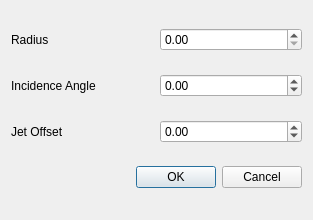
<?xml version="1.0" encoding="UTF-8"?>
<ui version="4.0">
 <class>Dialog</class>
 <widget class="QDialog" name="Dialog">
  <property name="geometry">
   <rect>
    <x>0</x>
    <y>0</y>
    <width>313</width>
    <height>220</height>
   </rect>
  </property>
  <property name="windowTitle">
   <string>Dialog</string>
  </property>
  <layout class="QGridLayout" name="gridLayout">
   <item row="0" column="1">
    <widget class="QDoubleSpinBox" name="radiusSpinBox">
     <property name="maximum">
      <double>150.000000000000000</double>
     </property>
    </widget>
   </item>
   <item row="1" column="0">
    <widget class="QLabel" name="label_2">
     <property name="text">
      <string>Incidence Angle</string>
     </property>
    </widget>
   </item>
   <item row="3" column="0" colspan="2">
    <widget class="QDialogButtonBox" name="buttonBox">
     <property name="orientation">
      <enum>Qt::Horizontal</enum>
     </property>
     <property name="standardButtons">
      <set>QDialogButtonBox::Cancel|QDialogButtonBox::Ok</set>
     </property>
    </widget>
   </item>
   <item row="2" column="0">
    <widget class="QLabel" name="label_3">
     <property name="text">
      <string>Jet Offset</string>
     </property>
    </widget>
   </item>
   <item row="1" column="1">
    <widget class="QDoubleSpinBox" name="thetaSpinBox">
     <property name="minimum">
      <double>-180.000000000000000</double>
     </property>
     <property name="maximum">
      <double>180.000000000000000</double>
     </property>
    </widget>
   </item>
   <item row="2" column="1">
    <widget class="QDoubleSpinBox" name="offsetSpinBox">
     <property name="minimum">
      <double>-100.000000000000000</double>
     </property>
     <property name="maximum">
      <double>100.000000000000000</double>
     </property>
    </widget>
   </item>
   <item row="0" column="0">
    <widget class="QLabel" name="label">
     <property name="text">
      <string>Radius</string>
     </property>
    </widget>
   </item>
  </layout>
 </widget>
 <resources/>
 <connections>
  <connection>
   <sender>buttonBox</sender>
   <signal>accepted()</signal>
   <receiver>Dialog</receiver>
   <slot>accept()</slot>
   <hints>
    <hint type="sourcelabel">
     <x>248</x>
     <y>254</y>
    </hint>
    <hint type="destinationlabel">
     <x>157</x>
     <y>274</y>
    </hint>
   </hints>
  </connection>
  <connection>
   <sender>buttonBox</sender>
   <signal>rejected()</signal>
   <receiver>Dialog</receiver>
   <slot>reject()</slot>
   <hints>
    <hint type="sourcelabel">
     <x>316</x>
     <y>260</y>
    </hint>
    <hint type="destinationlabel">
     <x>286</x>
     <y>274</y>
    </hint>
   </hints>
  </connection>
 </connections>
</ui>
